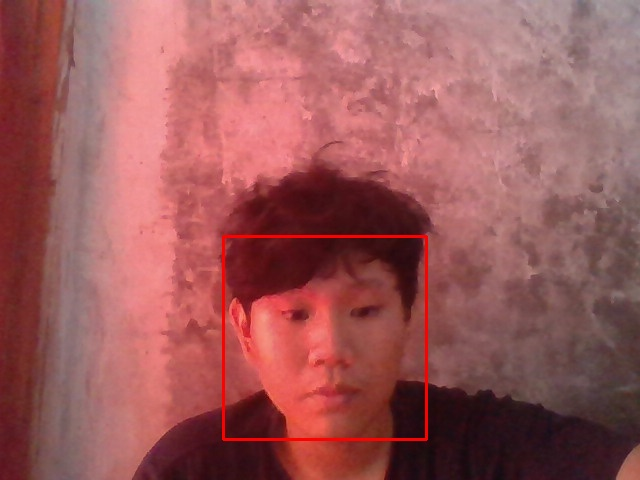
#> input picture datawajah/23024126_yehudaputra_3TI5_1.jpg, 640 x 480 px; its folder holds only this picture in this run
$ python -i 'Face Attendance - Smart Absensi.py'   (imports and definitions only)
#> lines starting #> are read from the running program, lines starting #| are printed output that depends on the picture
import cv2, os, numpy as np
import tkinter as tk
from PIL import ImageTk, Image
from datetime import datetime

def selesai1():
    instructions.config(text="Rekam Data Telah Selesai!")
def selesai2():
    instructions.config(text="Training Wajah Telah Selesai!")
def selesai3():
    instructions.config(text="Absensi Telah Dilakukan")

# [34 lines left out: function rekamDataWajah, not called in this run]

def trainingWajah():
    wajahDir = 'datawajah'
    latihDir = 'latihwajah'

    def getImageLabel(path):
#> called with path = 'datawajah'
        imagePaths = [os.path.join(path, f) for f in os.listdir(path)]
        faceSamples = []
        faceIDs = []
        for imagePath in imagePaths:
            PILimg = Image.open(imagePath).convert('L')
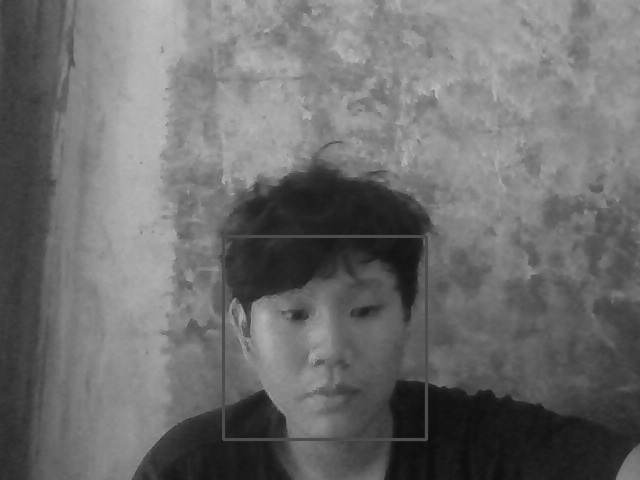
#> PILimg: PIL image 640x480 L; min 12, max 197, mean 108.3
            imgNum = np.array(PILimg, 'uint8')
            faceID = int(os.path.split(imagePath)[-1].split('_')[0])
            faces = faceDetector.detectMultiScale(imgNum)
#> faces = [[77, 214, 102, 102], [216, 54, 112, 112], [235, 242, 186, 186]]
            for (x, y, w, h) in faces:
                faceSamples.append(imgNum[y:y + h, x:x + w])
                faceIDs.append(faceID)
#> this loop made 3 passes
#> after the loop, faceIDs = [23024126, 23024126, 23024126]; faceSamples = 3 items
            return faceSamples, faceIDs

    faceRecognizer = cv2.face.LBPHFaceRecognizer_create()
    faceDetector = cv2.CascadeClassifier('haarcascade_frontalface_default.xml')
    faces, IDs = getImageLabel(wajahDir)
#> faces = 3 items; IDs = [23024126, 23024126, 23024126]
    faceRecognizer.train(faces, np.array(IDs))
    faceRecognizer.write(latihDir + '/training.xml')
    selesai2()

# [62 lines left out: functions markAttendance, absensiWajah, not called in this run]

# GUI

# GUI
# Tambahan styling lebih modern
from tkinter import ttk

# [4 lines not run here, left out]

# Canvas
# [1 line that did not run here, left out]
# [1 line not run here, left out]

# Judul dengan font modern
# [1 line that did not run here, left out]
# [1 line not run here, left out]

# Entry Nama
# [1 line that did not run here, left out]
# [1 line not run here, left out]
# [1 line that did not run here, left out]
# [1 line not run here, left out]

# Entry NIM
# [1 line that did not run here, left out]
# [1 line not run here, left out]
# [1 line that did not run here, left out]
# [1 line not run here, left out]

# Entry Kelas
# [1 line that did not run here, left out]
# [1 line not run here, left out]
# [1 line that did not run here, left out]
# [4 lines not run here, left out]
# [1 line that did not run here, left out]
# [1 line not run here, left out]

# Button Rekam Data
Rekam_text = tk.StringVar()
# [1 line that did not run here, left out]
# [2 lines not run here, left out]

# Button Training Wajah
Rekam_text1 = tk.StringVar()
# [1 line that did not run here, left out]
# [2 lines not run here, left out]

# Button Absensi Wajah
Rekam_text2 = tk.StringVar()
# [1 line that did not run here, left out]
# [4 lines not run here, left out]

#> (the run stopped early here; a loop or call above may not have finished)

$ run again, on datawajah/2323233323_Gabriel r_5TI5_1.jpg
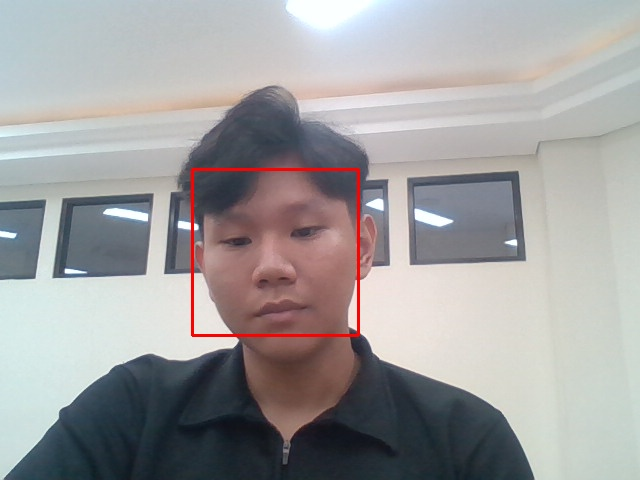
#> input picture datawajah/2323233323_Gabriel r_5TI5_1.jpg, 640 x 480 px
#> in getImageLabel, `PILimg = Image.open(imagePath).convert('L')`:
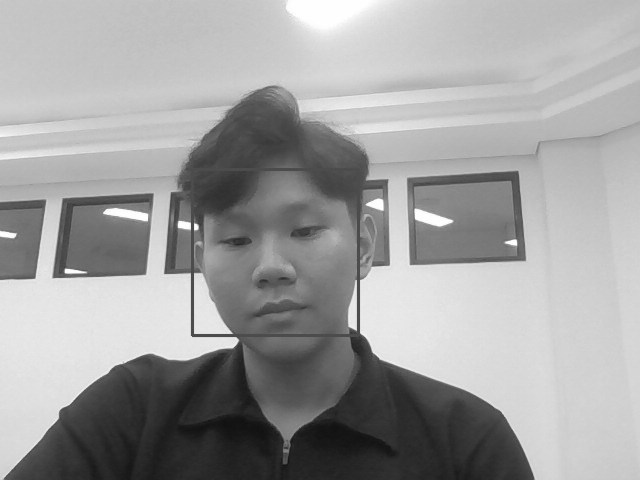
#> PILimg: PIL image 640x480 L; min 17, max 255, mean 158.7
#> in getImageLabel, `faces = faceDetector.detectMultiScale(imgNum)`: faces = [[182, 162, 181, 181]]
#> the loop in getImageLabel, `for (x, y, w, h) in faces:` made 1 pass
#> after the loop in getImageLabel, `for (x, y, w, h) in faces:`: faceIDs = [2323233323]; faceSamples = 1 item
#> in trainingWajah, `faces, IDs = getImageLabel(wajahDir)`: IDs = [2323233323]

$ run again, on datawajah/2330283_yehuda_4_1.jpg
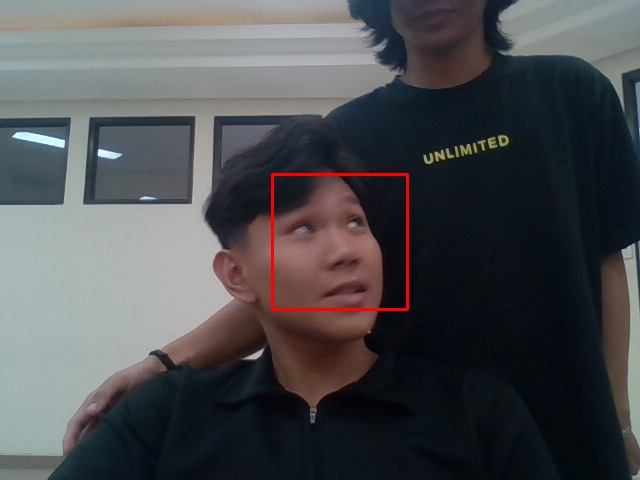
#> input picture datawajah/2330283_yehuda_4_1.jpg, 640 x 480 px
#> in getImageLabel, `PILimg = Image.open(imagePath).convert('L')`:
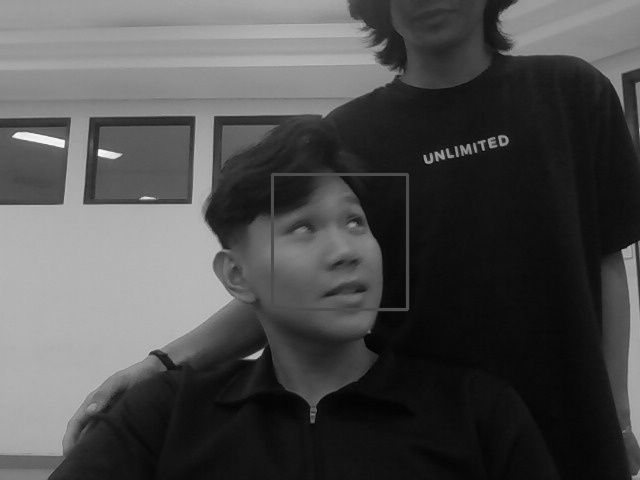
#> PILimg: PIL image 640x480 L; min 0, max 250, mean 77
#> in getImageLabel, `faces = faceDetector.detectMultiScale(imgNum)`: faces = [[272, 177, 130, 130]]
#> the loop in getImageLabel, `for (x, y, w, h) in faces:` made 1 pass
#> after the loop in getImageLabel, `for (x, y, w, h) in faces:`: faceIDs = [2330283]; faceSamples = 1 item
#> in trainingWajah, `faces, IDs = getImageLabel(wajahDir)`: IDs = [2330283]
